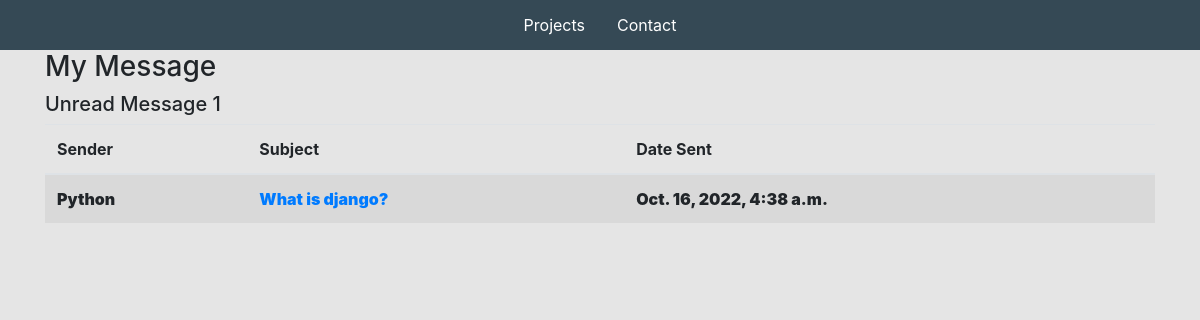
The app's page /inbox/, older data.
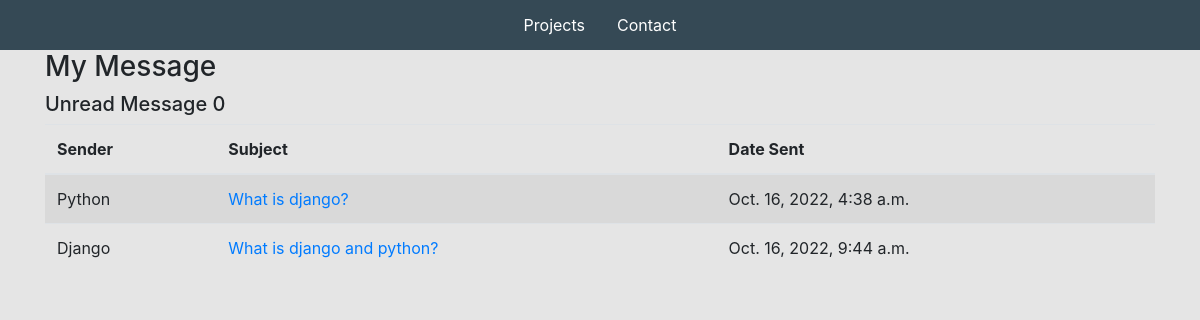
The same page, newer data.
### base/models.py (models this page shows, shortened)
class Message(models.Model):
    name = models.CharField(max_length=255, null=True)
    email = models.CharField(max_length=255, null=True)
    subject = models.CharField(max_length=255, null=True)
    body = models.TextField()
    is_read = models.BooleanField(default=False)
    created = models.DateTimeField(auto_now_add=True)
    id = models.UUIDField(default=uuid.uuid4, unique=True, primary_key=True, editable=False)

### base/views.py (the view)
# urls.py: path('inbox/', views.inboxPage, name='inbox'),
def inboxPage(request):
    inbox = Message.objects.all().order_by('is_read')
    unreadCount = Message.objects.filter(is_read=False).count()
    context = {
        'inbox': inbox,
        'unreadCount': unreadCount,
    }
    return render(request, 'base/inbox.html', context)

### base/templates/base/inbox.html
{% extends 'base/main.html' %}
{% load static %}
{% block content %}
    <div class="container">
    <h3>My Message</h3>
    <h5>Unread Message {{ unreadCount }}</h5>
    <table class="table  table-striped">
    <thead>
        <tr>
            <th>Sender</th>
            <th>Subject</th>
            <th>Date Sent</th>
        </tr>
    </thead>
    <tbody>
        {% for message in inbox %}
            {% if message.is_read %}
            <tr>
                 {% else %}
            <tr style="font-weight: 900;">
                {% endif %}
                <td>{{ message.name }}</td>
        <td><a href="{% url 'message' message.id %}">{{ message.subject }}</a></td>
                <td>{{ message.created }}</td>
            </tr>
        {% endfor %}
    </tbody>
    </table>
    </div>
{% endblock content %}

### base/templates/base/main.html (shortened to what this page needs)
<!DOCTYPE html>
{% load static %}
<html lang="en">
<head>
    <link rel="stylesheet" href="https://cdn.jsdelivr.net/npm/bootstrap@4.6.1/dist/css/bootstrap.min.css">
<link rel="stylesheet" href="{% static 'styles/main.css' %}">
</head>
<body>
    {% include 'base/navbar.html' %}
    {% block content %}
    {% endblock content %}
</body>
</html>

### base/templates/base/navbar.html (shortened to what this page needs)
    <section class="navigation-bar">
        <a class="nav-link" href="{%  url 'home' %}">
            Projects
        </a>
        <a class="nav-link" href="#">
            Contact
        </a>
    </section>

### static/styles/main.css (style rules this page uses)
body { background-color: #e5e5e5; }
.navigation-bar { background-color: #354955; height: 50px; display: flex; justify-content: center; align-items: center; }
.nav-link { color: #fff; }

Row changes from the older to the newer data that the page shows:
changed Message "Python": is_read False → True (drawn)
added Message: name "Django", subject "What is django and python?", created "Oct. 16, 2022, 9:44 a.m."
Text that changed along with them:
{{ unreadCount }}: "1" → "0"
